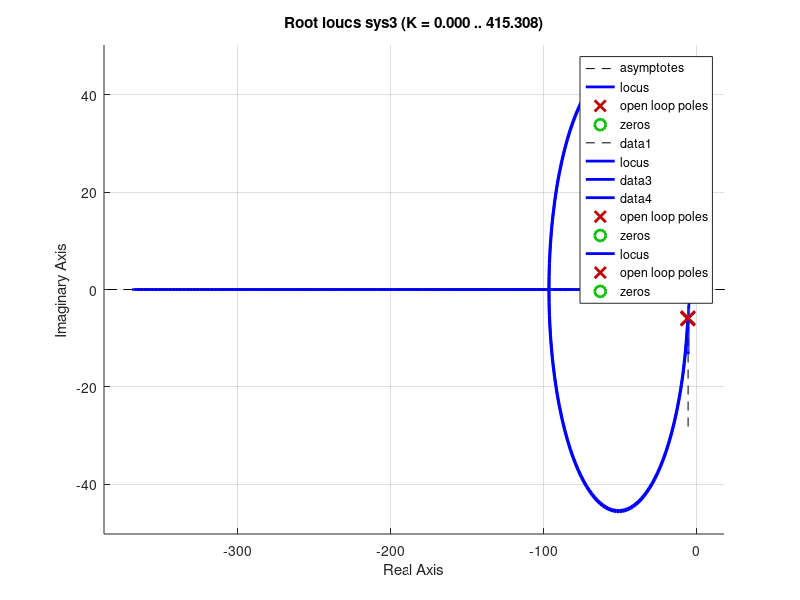

MATLAB code for this plot:
clf;
s = tf('s');

G1 = (s+8) / ((s+3) *(s+6)*(s+10));
G2 = ((s+51) * (s+8)) / ((s+3) *(s+6)*(s+10));
G3 =  (((s+51) * (s+8) * (s+0.6))/s) /  ((s+3) *(s+6)*(s+10));

figure(1)
hold on;
sys1 = feedback(G1,1)
rlocus(sys1)
sys2 = feedback(G2,1)
rlocus(sys2)
sys3 = feedback(G3,1)
rlocus(sys3)

%근궤적 파악
